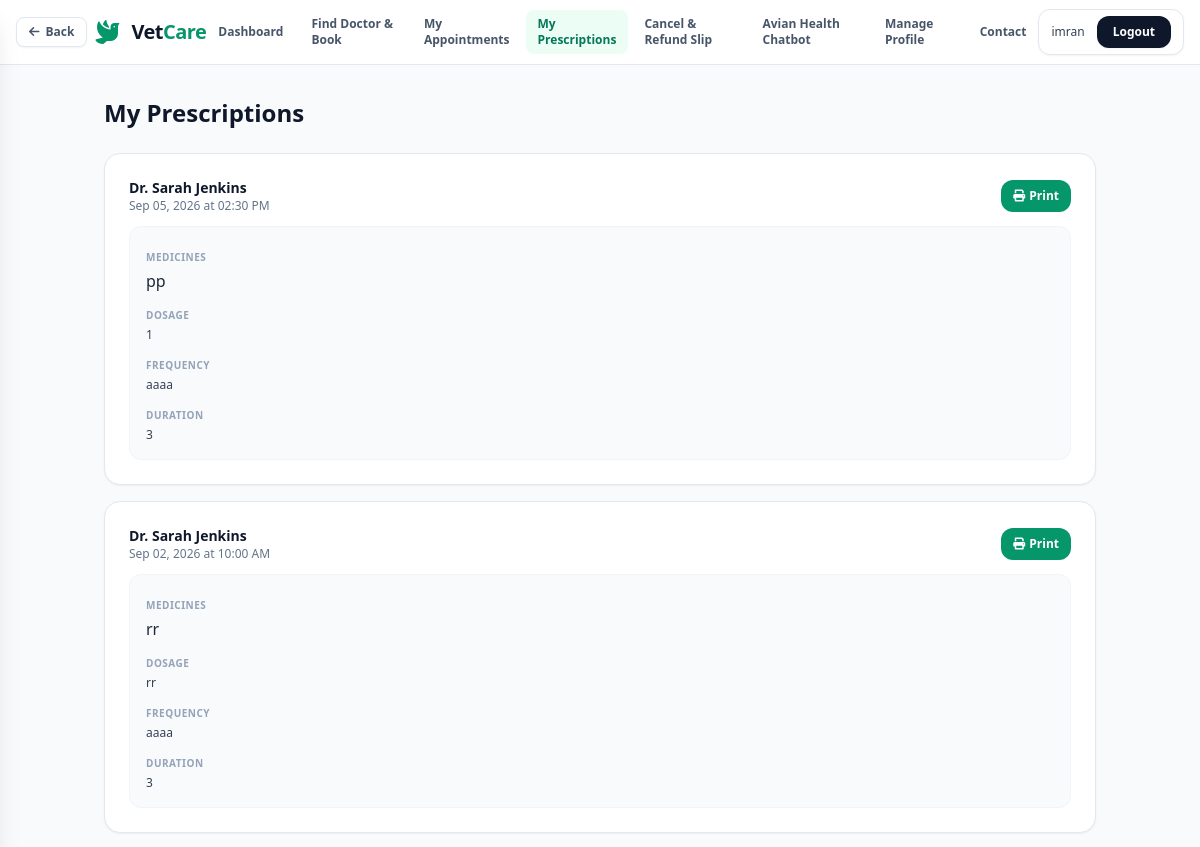
The app's page /my-prescriptions/ (signed in, upper part), older data.
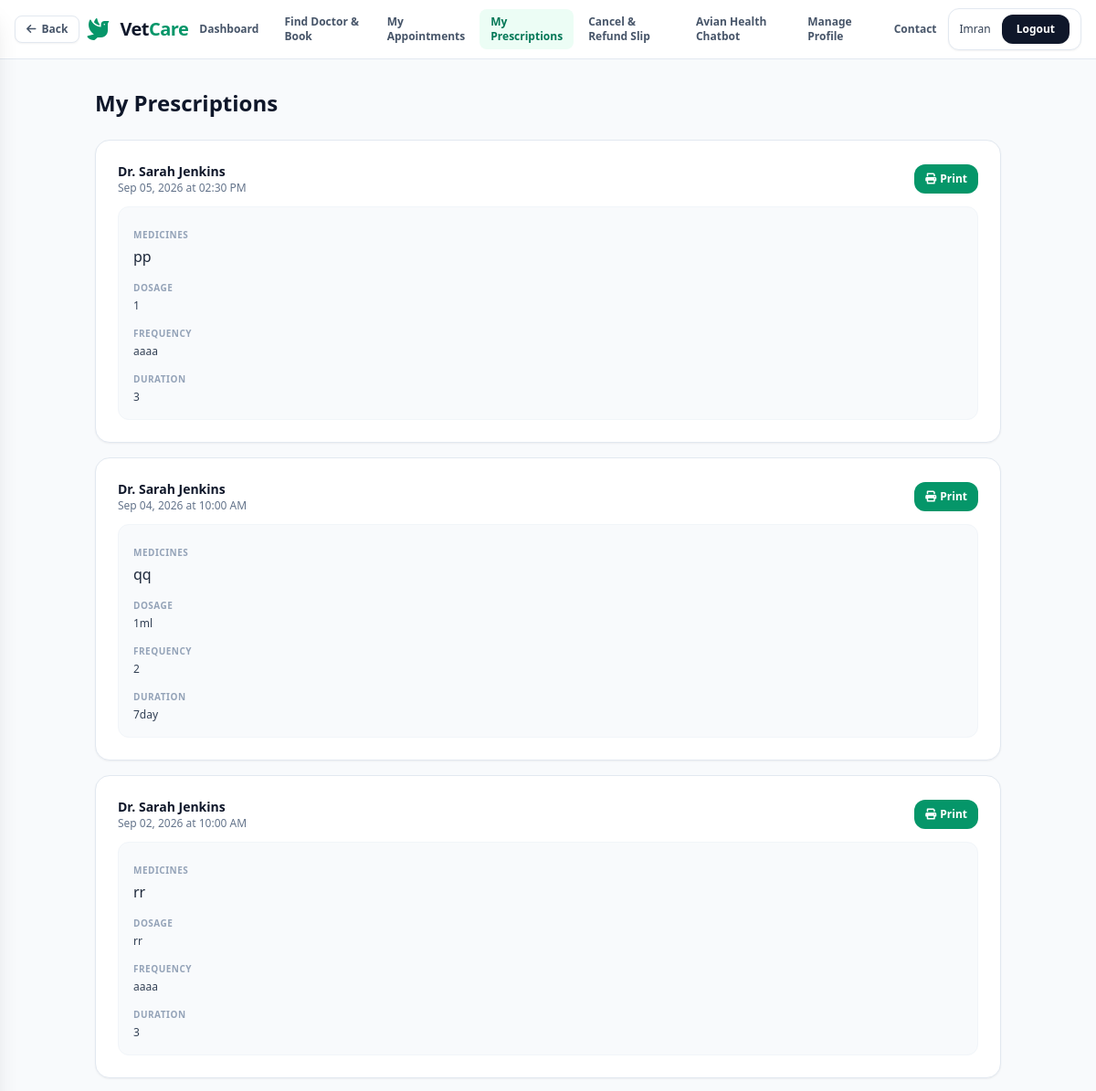
The same page, newer data.
### accounts/models.py (models this page shows, shortened)
class User(AbstractUser):
    ROLE_CHOICES = (
        ('PATIENT', 'Patient'),
        ('DOCTOR', 'Doctor'),
        ('ADMIN', 'Admin'),
    )
    role = models.CharField(max_length=20, choices=ROLE_CHOICES, default='PATIENT')
    phone = models.CharField(max_length=20, blank=True, null=True)
    country_code = models.CharField(max_length=5, default='+880', blank=True)
    address = models.TextField(blank=True)
    created_at = models.DateTimeField(auto_now_add=True)

### patient/models.py (models this page shows, shortened)
class MedicalHistory(models.Model):
    patient = models.ForeignKey(Patient, on_delete=models.CASCADE, related_name='medical_histories')
    appointment = models.ForeignKey('booking.Appointment', on_delete=models.SET_NULL, null=True, blank=True, related_name='medical_histories')
    diagnosis = models.TextField()
    notes = models.TextField(blank=True)
    medical_suggestion = models.TextField(blank=True)
    medicines = models.TextField(blank=True)
    dosage = models.TextField(blank=True)
    frequency = models.CharField(max_length=100, blank=True)
    duration = models.CharField(max_length=100, blank=True)
    date = models.DateField()
    created_at = models.DateTimeField(auto_now_add=True)

### booking/models.py (models this page shows, shortened)
class Appointment(models.Model):
    STATUS_CHOICES = (
        ('PENDING', 'Pending'),
        ('CONFIRMED', 'Confirmed'),
        ('COMPLETED', 'Completed'),
        ('CANCELLED', 'Cancelled'),
    )
    patient = models.ForeignKey('patient.Patient', on_delete=models.CASCADE, related_name='appointments')
    doctor = models.ForeignKey('vet.Doctor', on_delete=models.CASCADE, related_name='appointments')
    date = models.DateField()
    time = models.TimeField()
    status = models.CharField(max_length=20, choices=STATUS_CHOICES, default='PENDING')
    fee = models.DecimalField(max_digits=8, decimal_places=2, default=1500.00)
    notes = models.TextField(blank=True)
    created_at = models.DateTimeField(auto_now_add=True)
    updated_at = models.DateTimeField(auto_now=True)
    class Meta:
        ordering = ['-date', '-time']

### vet/models.py (models this page shows, shortened)
class Doctor(models.Model):
    user = models.OneToOneField(settings.AUTH_USER_MODEL, on_delete=models.CASCADE, related_name='doctor_profile')
    specialty = models.CharField(max_length=100)
    experience_years = models.IntegerField(default=0)
    qualification = models.CharField(max_length=200, blank=True)
    license_number = models.CharField(max_length=50, blank=True)
    consultation_fee = models.DecimalField(max_digits=8, decimal_places=2, default=1500.00)
    bio = models.TextField(blank=True)
    is_active = models.BooleanField(default=True)
    created_at = models.DateTimeField(auto_now_add=True)

### patient/views.py (the view)
# urls.py: path('my-prescriptions/', views.my_prescriptions, name='my_prescriptions'),
@login_required
def my_prescriptions(request):
    if request.user.role != 'PATIENT':
        return render(request, '403.html', status=403)
    from datetime import datetime
    selected_date_str = request.GET.get('date', '').strip()
    selected_date = None
    if selected_date_str:
        try:
            selected_date = datetime.strptime(selected_date_str, '%Y-%m-%d').date()
        except ValueError:
            selected_date = None
    try:
        patient = request.user.patient_profile
        prescriptions = MedicalHistory.objects.filter(
            patient=patient
        ).select_related('appointment__doctor__user').order_by('-date', '-created_at')
        if selected_date is not None:
            prescriptions = prescriptions.filter(date=selected_date)
    except Patient.DoesNotExist:
        patient = None
        prescriptions = []
    context = {
        'patient': patient,
        'prescriptions': prescriptions,
        'selected_date': selected_date_str,
    }
    return render(request, 'my_prescriptions.html', context)

### vetcure/templates/my_prescriptions.html (shortened to what this page needs)
{% extends 'base.html' %}
{% block content %}
<div class="flex-grow max-w-5xl w-full mx-auto px-4 py-8">
    <h1 class="text-2xl font-bold text-slate-900 mb-6">My Prescriptions</h1>
    {% if prescriptions %}
    <div class="space-y-4">
        {% for prescription in prescriptions %}
        <div class="bg-white p-6 rounded-2xl border border-slate-200 shadow-sm space-y-3">
            <div class="flex flex-wrap items-center justify-between gap-3">
                <div>
                    <h3 class="font-bold text-slate-900 text-sm">
                        {% if prescription.appointment %}
                            Dr. {{ prescription.appointment.doctor.user.get_full_name }}
                        {% else %}
                            General Consultation
                        {% endif %}
                    </h3>
                    <p class="text-xs text-slate-500">
                        {{ prescription.date|date:"M d, Y" }}
                        {% if prescription.appointment %}
                        at {{ prescription.appointment.time|time:"h:i A" }}
                        {% endif %}
                    </p>
                </div>
                <div class="flex gap-2">
                    <a href="{% url 'print_prescription' prescription.id %}" target="_blank" class="inline-flex items-center gap-1 bg-emerald-600 hover:bg-emerald-700 text-white text-xs font-semibold px-3 py-2 rounded-xl transition">
                        <i class="fa-solid fa-print"></i> Print
                    </a>
                </div>
            </div>
            <div class="bg-slate-50 p-4 rounded-xl border border-slate-100 space-y-2">
                {% if prescription.medicines %}
                <div>
                    <span class="text-[10px] font-bold text-slate-400 uppercase tracking-wider">Medicines</span>
                    <p class="text-xs text-slate-700 mt-0.5">{{ prescription.medicines|linebreaks }}</p>
                </div>
                {% endif %}
                {% if prescription.dosage %}
                <div>
                    <span class="text-[10px] font-bold text-slate-400 uppercase tracking-wider">Dosage</span>
                    <p class="text-xs text-slate-700 mt-0.5">{{ prescription.dosage }}</p>
                </div>
                {% endif %}
                {% if prescription.frequency %}
                <div>
                    <span class="text-[10px] font-bold text-slate-400 uppercase tracking-wider">Frequency</span>
                    <p class="text-xs text-slate-700 mt-0.5">{{ prescription.frequency }}</p>
                </div>
                {% endif %}
                {% if prescription.duration %}
                <div>
                    <span class="text-[10px] font-bold text-slate-400 uppercase tracking-wider">Duration</span>
                    <p class="text-xs text-slate-700 mt-0.5">{{ prescription.duration }}</p>
                </div>
                {% endif %}
            </div>
        </div>
        {% endfor %}
    </div>
    {% endif %}
</div>
{% endblock %}

### vetcure/templates/base.html (shortened to what the changed rows need)
<!DOCTYPE html>
<html lang="en">
<head>
    <script src="https://cdn.tailwindcss.com"></script>
    <link rel="stylesheet" href="https://cdnjs.cloudflare.com/ajax/libs/font-awesome/6.0.0/css/all.min.css">
</head>
<body class="bg-slate-50 text-slate-800 flex flex-col min-h-screen font-sans">
    <header class="no-print-header bg-white border-b border-slate-200 sticky top-0 z-30">
        <div class="max-w-7xl mx-auto px-4 h-16 flex items-center justify-between">
                <div class="flex items-center gap-3">
                {% if user.is_authenticated %}
                    <div class="flex items-center gap-3 bg-white border border-slate-200 rounded-xl px-3 py-1.5 shadow-sm">
                        <span class="text-xs font-medium text-slate-700">
                            {{ user.get_full_name|default:user.username }}
                        </span>
                        <form method="post" action="{% url 'logout' %}" class="inline">
                            <button type="submit" class="text-xs font-semibold bg-slate-900 hover:bg-slate-800 text-white px-4 py-2 rounded-xl transition shadow-sm">
                                Logout
                            </button>
                        </form>
                    </div>
                {% else %}
                    <a href="{% url 'login' %}" class="text-xs font-semibold text-slate-600 hover:text-emerald-600 transition px-3 py-2">Login</a>
                    <a href="{% url 'register' %}" class="text-xs font-semibold bg-emerald-600 hover:bg-emerald-700 text-white px-4 py-2 rounded-xl transition shadow-sm">Register</a>
                {% endif %}
                </div>
        </div>
    </header>
    <main class="flex-grow">
        {% block content %}{% endblock %}
    </main>
</body>
</html>

Row changes from the older to the newer data that the page shows:
changed User: get_full_name "imran" → "Imran"
added MedicalHistory: appointment.doctor.user.get_full_name "Sarah Jenkins", date "Sep 04, 2026", appointment.time "10:00 AM", medicines "qq", dosage "1ml", frequency "2", duration "7day"
